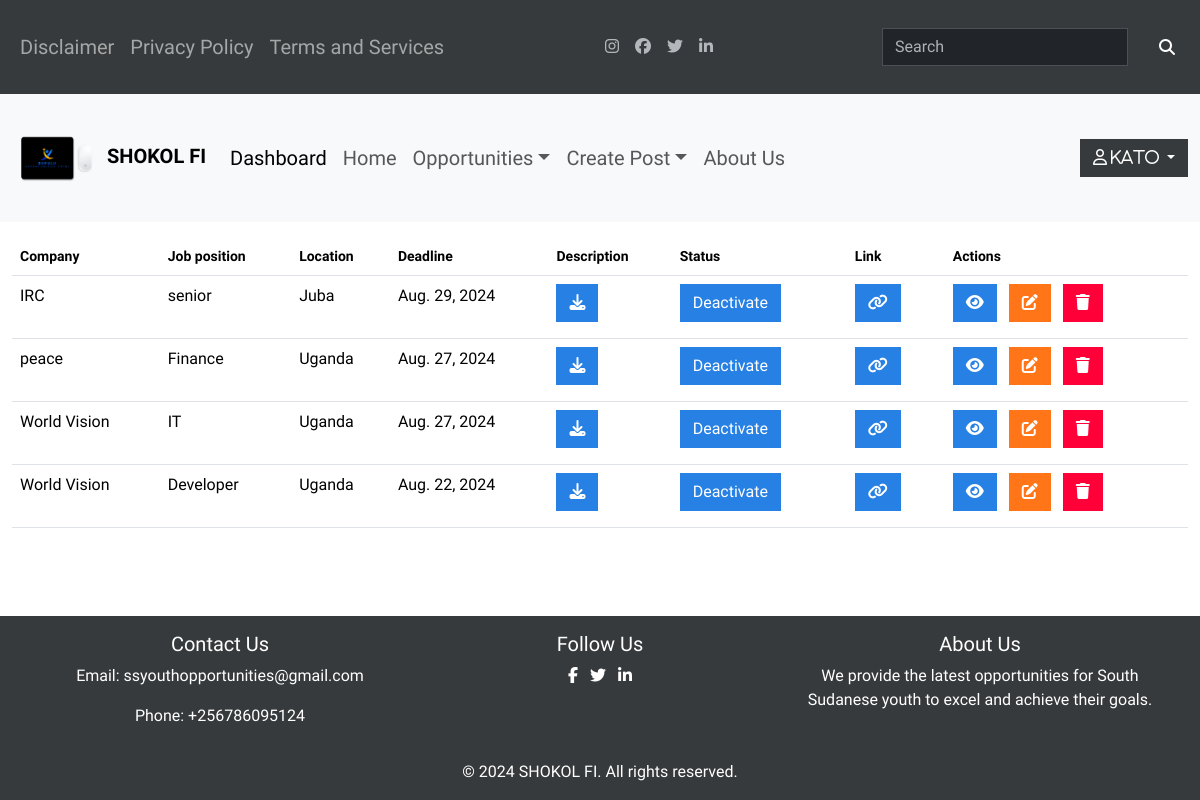
Page /employer/E-dashboard (signed in) on the committed database.
### users/models.py (models this page shows)
class CustomUser(AbstractUser):
    ROLE_CHOICES = (
        ('jobseeker', 'Job Seeker'),
        ('employer', 'Employer')
    )
    choice = models.CharField(max_length=10, choices=ROLE_CHOICES, default='jobseeker')
    email = models.EmailField(unique=True, blank=False)  # Ensure email is required

### jobs/models.py (models this page shows, shortened)
class Jobs(models.Model):
    company = models.CharField(max_length=100)
    logo = models.ImageField(upload_to='images/', default='images/default.jpg', validators=[validate_image_extension])
    title = models.CharField(max_length=200)
    description = RichTextField(blank=True, null=True)
    location = models.CharField(max_length=100)
    deadline = models.DateField()
    description_file = models.FileField(upload_to='uploads', blank=True, null=True)
    link = models.URLField(blank=True, null=True)
    status = models.CharField(max_length=10, choices=STATUS_CHOICES, default='active')
    created_by = models.ForeignKey(CustomUser, on_delete=models.CASCADE, default=True)
    created_at = models.DateTimeField(default=timezone.now, editable=False)  # New field

### employer/views.py (the view)
# urls.py: path('E-dashboard', views.dashboard, name='E-dashboard')
@login_required()
def dashboard(request):
    jobs_list = Jobs.objects.filter(created_by=request.user).order_by('-created_at')
    context={
        'jobs_list': jobs_list
    }
    return render(request, 'employ/E-dashboard.html', context)

### employer/templates/employ/E-dashboard.html (shortened to what this page needs)
{% extends "employ/main.html" %}
{% block content %}
<div class="container-fluid">
    <div class="table-responsive">
        <table class="table table-hover">
            <thead>
                <tr>
                    <th scope="col">Company</th>
                    <th scope="col">Job position</th>
                    <th scope="col">Location</th>
                    <th scope="col">Deadline</th>
                    <th scope="col">Description</th>
                    <th scope="col">Status</th>
                    <th scope="col">Link</th>
                    <th scope="col">Actions</th>
                </tr>
            </thead>
            <tbody>
                {% for job in jobs_list %}
                <tr>
                    <td>{{ job.company }}</td>
                    <td>{{ job.title }}</td>
                    <td>{{ job.location }}</td>
                    <td>{{ job.deadline }}</td>
                    <td>
                        {% if job.description_file %}
                        <a href="{% url 'downloads' job.id %}" class="btn btn-primary me-2 mb-2">
                            <i class="fa-solid fa-download"></i>
                        </a>
                        {% endif %}
                    </td>
                    <td>
                        <a href="{% url 'job-status' job.id %}">
                            {% if job.status == 'active' %}
                            <button class="btn btn-primary me-2 mb-2">
                                Deactivate
                            </button>
                            {% else %}
                            <button class="btn btn-success me-2 mb-2">
                                Activate
                            </button>
                            {% endif %}
                        </a>
                    </td>
                    <td>
                        <a href="{{ job.link }}" class="btn btn-primary me-2 mb-2">
                            <i class="fa-solid fa-link"></i>
                        </a>
                    </td>
                    <td>
                        <a href="{% url 'view-post' job.id %}" class="btn btn-primary me-2 mb-2" data-bs-toggle="modal" data-bs-target="#viewmodal{{ job.id }}">
                            <i class="fa-solid fa-eye"></i>
                        </a>
                        <a href="{% url 'edit' job.id %}" class="btn btn-warning me-2 mb-2">
                            <i class="fa-solid fa-pen-to-square"></i>
                        </a>
                        <a href="#" class="btn btn-danger me-2 mb-2" data-bs-toggle="modal" data-bs-target="#mymodal{{ job.id }}">
                            <i class="fa-solid fa-trash"></i>
                        </a>
                    </td>
                </tr>
                {% endfor %}
            </tbody>
        </table>
    </div>
</div>
{% endblock %}

### employer/templates/employ/main.html (shortened to what this page needs)
<!DOCTYPE html>
{% load static %}
<html lang="en">
<head>
  <link rel="stylesheet" href="{% static 'css/style.css' %}">
  <link rel="stylesheet" href="{% static 'css/slider.css' %}">
  <link rel="stylesheet" href="{% static 'css/dash.css' %}">
  <link rel="stylesheet" href="{% static 'css/bootstrap.min.css' %}">
  <link rel="stylesheet" href="https://cdnjs.cloudflare.com/ajax/libs/font-awesome/6.5.2/css/all.min.css">
</head>
<body>
  <nav class="navbar navbar-expand-lg bg-dark" data-bs-theme="dark">
    <div class="container-fluid">
      <div class="collapse navbar-collapse" id="navbarColor03">
        <ul class="navbar-nav me-auto">
          <li class="nav-item">
            <a class="nav-link" href="{% url 'disclaimer' %}">Disclaimer</a>
          </li>
          <li class="nav-item">
            <a class="nav-link" href="{% url 'privacy' %}">Privacy Policy</a>
          </li>
          <li class="nav-item">
            <a class="nav-link" href="#">Terms and Services</a>
          </li>
        </ul>
        <div class="d-flex">
          <a href="#" class="text-muted me-3"><i class="fab fa-instagram lg"></i></a>
          <a href="#" class="text-muted me-3"><i class="fab fa-facebook lg"></i></a>
          <a href="#" class="text-muted me-3"><i class="fab fa-twitter"></i></a>
          <a href="#" class="text-muted me-3"><i class="fab fa-linkedin-in"></i></a>
        </div>
        <form class="d-flex" method="GET" action="{% url 'search' %}">
          <input class="form-control me-2" name="q" type="search" placeholder="Search">
          <button class="btn btn-secondary" type="submit">
            <i class="fa-solid fa-magnifying-glass"></i>
          </button>
        </form>
      </div>
    </div>
  </nav>
  <nav class="navbar navbar-expand-lg bg-light" data-bs-theme="light">
    <div class="container-fluid">
      <a class="navbar-brand" href="#">
        <img src="/media/images/sukulu logo.png" width="90" height="70" alt="">
        <strong>SH<span>OKOL FI</span></strong>
      </a>
      <div class="collapse navbar-collapse" id="navbarColor03">
        <ul class="navbar-nav me-auto">
          <li class="nav-item">
            <a class="nav-link active" href="{% url 'E-dashboard' %}">Dashboard
            </a>
          </li>
          <li class="nav-item">
            <a class="nav-link" href="{% url 'index' %}">Home</a>
          </li>
          <li class="nav-item dropdown">
            <a class="nav-link dropdown-toggle" data-bs-toggle="dropdown" href="#" role="button" aria-haspopup="true" aria-expanded="false">Opportunities</a>
          </li>
          {% if not user.is_authenticated %}
          <li class="nav-item">
            <a class="nav-link" href="{% url 'register' %}">Create Account</a>
          </li>
          <li class="nav-item">
            <a class="nav-link" href="{% url 'login' %}">Login</a>
          </li>
          <li class="nav-item">
            <a class="nav-link" href="{% url 'about' %}">About Us</a>
          </li>
          {% elif user.is_authenticated %}
          {% if user.choice == 'jobseeker' %}
            <li class="nav-item">
              <a class="nav-link" href="{% url 'about' %}">About Us</a>
            </li>
          {% elif user.choice == 'employer' %}
            <li class="nav-item dropdown">
              <a class="nav-link dropdown-toggle" data-bs-toggle="dropdown" href="#" role="button" aria-haspopup="true" aria-expanded="false">Create Post</a>
            </li>
            <li class="nav-item">
              <a class="nav-link" href="{% url 'about' %}">About Us</a>
            </li>
          {% endif %}
          {% endif %}
        </ul>
        {% if user.is_authenticated %}
        <div class="dropdown">
          <a class="btn btn-secondary dropdown-toggle" href="#" role="button" id="dropdownMenuLink" data-bs-toggle="dropdown" aria-expanded="false">
            <i class="fa-regular fa-user">
              {{ user.username }}
            </i>
          </a>
        </div>
        {% endif %}
      </div>
    </div>
  </nav>
  <div class="content">
    {% block content %}
    {% endblock %}
  </div>
  <footer class="footer bg-dark text-white mt-auto py-3">
    <div class="container text-center">
      <div class="row">
        <div class="col-md-4 mb-3">
          <h5>Contact Us</h5>
          <p>Email: ssyouthopportunities@gmail.com</p>
          <p>Phone: +256786095124</p>
        </div>
        <div class="col-md-4 mb-3">
          <h5>Follow Us</h5>
          <a href="#" class="text-white me-2"><i class="fab fa-facebook-f"></i></a>
          <a href="#" class="text-white me-2"><i class="fab fa-twitter"></i></a>
          <a href="#" class="text-white"><i class="fab fa-linkedin-in"></i></a>
        </div>
        <div class="col-md-4 mb-3">
          <h5>About Us</h5>
          <p>We provide the latest opportunities for South Sudanese youth to excel and achieve their goals.</p>
        </div>
      </div>
      <p class="mb-0">&copy; 2024 SHOKOL FI. All rights reserved.</p>
    </div>
  </footer>
</body>
</html>

### core/static/css/style.css (style rules this page uses)
body { display: flex; flex-direction: column; min-height: 100vh; }
.navbar-nav .nav-link { font-size: 1.35rem; }
.navbar-brand { font-size: 1.5rem; }
form.d-flex { display: flex; align-items: center; margin-left: auto; }
form.d-flex input.form-control { flex-grow: 1; }
form.d-flex button.btn-secondary { display: flex; align-items: center; justify-content: center; margin-left: 10px; }
@media (max-width: 1200px) { .navbar-nav .nav-link { font-size: 1.25rem; } }
.footer { background-color: #343a40; color: #f8f9fa; padding: 20px 0; text-align: center; }
.footer a { color: #f8f9fa; }

### employer/static/css/dash.css (style rules this page uses)
.table-responsive { overflow-x: auto; margin-bottom: 1rem; }
.table th, .table td { white-space: nowrap; }
.table { width: 100%; }
.btn { font-size: 0.75rem; padding: 0.25rem 0.5rem; }
.table thead th { font-size: 0.875rem; }
.table tbody tr { margin-bottom: 0.5rem; }
.container-fluid { padding: 1rem; }
@media (min-width: 992px) { .table { font-size: 1rem; } }
@media (min-width: 992px) { .btn { font-size: 0.75rem; padding: 0.25rem 0.5rem; } }
@media (min-width: 992px) { .table thead th { font-size: 0.875rem; } }

### rows in the picture
CustomUser: username "kato"
Jobs: company "IRC", title "senior", location "Juba", deadline "Aug. 29, 2024", status "Deactivate"
Jobs: company "peace", title "Finance", location "Uganda", deadline "Aug. 27, 2024", status "Deactivate"
Jobs: company "World Vision", title "IT", location "Uganda", deadline "Aug. 27, 2024", status "Deactivate"
Jobs: company "World Vision", title "Developer", location "Uganda", deadline "Aug. 22, 2024", status "Deactivate"
